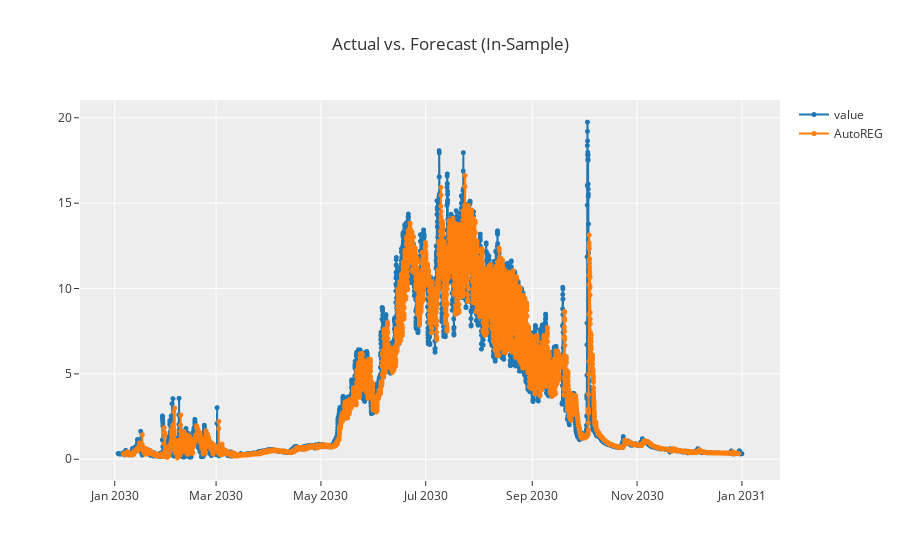

Notebook code cell kept with this figure:
### Code cell
data1 = exp1.plot_model(arima1, plot="insample", return_data=True)

### Figure 1 — Plotly figure (JSON) as saved in the notebook; plotly's stock layout.template omitted (floating-point values rounded to 4 significant figures; data arrays with more than 128 entries replaced by an {"elided": "..."} marker saying what was removed)
{"data": [{"line": {"color": "rgb(31, 119, 180)", "width": 2}, "marker": {"color": "rgb(31, 119, 180)", "size": 5}, "mode": "lines+markers", "name": "value", "type": "scattergl", "x": {"elided": "8712 str values"}, "xaxis": "x", "y": {"elided": "8712 float values"}, "yaxis": "y"}, {"line": {"color": "rgb(255, 127, 14)", "width": 2}, "marker": {"color": "rgb(255, 127, 14)", "size": 5}, "mode": "lines+markers", "name": "AutoREG", "type": "scattergl", "x": {"elided": "8712 str values"}, "xaxis": "x", "y": {"elided": "8712 float values"}, "yaxis": "y"}], "layout": {"showlegend": true, "title": {"text": "Actual vs. Forecast (In-Sample)"}, "xaxis": {"anchor": "y", "domain": [0, 1]}, "yaxis": {"anchor": "x", "domain": [0, 1]}}}
